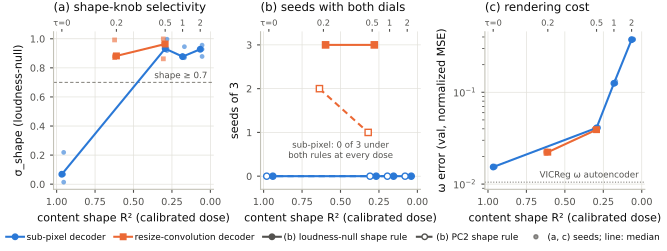

Generate this figure with Python:
"""Figure 6 (exploratory, E): the shape-noise dose with both decoders. Shape selectivity of the loudness-null
direction, seeds with both dials, and rendering error, against the calibrated dose (content shape R²).

Sources: results/build/stepB.json.gz @ 5234145 (sub-pixel decoder, τ = 0, 0.5, 1, 2), stepC.json.gz @ f0f6c1f
(resize-convolution, τ = 0.5), stepD.json.gz @ 6a3420d (resize-convolution, τ = 0.2); calibrated doses from
results/build/stepB_calibration.md and stepD_calibration.md (as in dials/build_report_figure.py). The curve
mixes decoders: τ = 0, 1 and 2 exist only with the sub-pixel decoder.

    python results/paper/figures/fig6_dose.py
"""
import gzip
import json

import numpy as np
from matplotlib.lines import Line2D

from _common import BLUE, FULL_W, INK, INK2, MUTED, ORANGE, REPO, plt, save, style

DOSE = {0.0: 0.966, 0.2: 0.611, 0.5: 0.294, 1.0: 0.181, 2.0: 0.066}  # τ -> calibrated content shape R²
TAU_LABEL = {0.966: "0", 0.611: "0.2", 0.294: "0.5", 0.181: "1", 0.066: "2"}


def load(name):
    return json.load(gzip.open(REPO / "results" / "build" / name, "rt", encoding="utf-8"))["results"]


def main():
    sets = [("sub-pixel decoder", load("stepB.json.gz"), BLUE, "o", -1),
            ("resize-convolution decoder", {**load("stepD.json.gz"), **load("stepC.json.gz")}, ORANGE, "s", +1)]
    style()
    fig, axes = plt.subplots(1, 3, figsize=(FULL_W, 2.55), constrained_layout=True)
    for lab, res, col, mk, side in sets:
        taus = sorted(res, key=float)
        x = np.array([DOSE[float(t)] for t in taus])
        # (a) shape selectivity of the loudness-null direction
        for t, xx in zip(taus, x):
            ys = [r["shape"]["loudness-null"]["explore"]["sigma_shape"] for r in res[t]]
            axes[0].scatter([xx + side * 0.012] * len(ys), ys, color=col, marker=mk, s=12, alpha=0.6, linewidths=0, zorder=3)
        med = [np.median([r["shape"]["loudness-null"]["explore"]["sigma_shape"] for r in res[t]]) for t in taus]
        axes[0].plot(x, med, color=col, marker=mk, markersize=4, zorder=4)
        # (b) seeds with both dials, all criteria; rules dodged horizontally so lines never overlap
        for rule, ls, fill, off in (("loudness-null", "-", col, -0.02), ("PC2", (0, (3, 2)), "white", +0.02)):
            ys = [sum(bool(r["both"][rule]) for r in res[t]) for t in taus]
            axes[1].plot(x + off + side * 0.006, ys, color=col, ls=ls, marker=mk, markersize=4.5,
                         markerfacecolor=fill, markeredgecolor=col, zorder=4)
        # (c) rendering error
        for t, xx in zip(taus, x):
            ys = [r["rendering"]["omega"] for r in res[t]]
            axes[2].scatter([xx + side * 0.012] * len(ys), ys, color=col, marker=mk, s=12, alpha=0.6, linewidths=0, zorder=3)
        axes[2].plot(x, [np.median([r["rendering"]["omega"] for r in res[t]]) for t in taus], color=col, marker=mk,
                     markersize=4, zorder=4)
    axes[0].axhline(0.7, color=MUTED, lw=0.8, ls=(0, (3, 2)))
    axes[0].text(0.02, 0.715, "shape ≥ 0.7", fontsize=6.3, color=INK2, va="bottom", ha="right")
    axes[0].set_ylabel("σ_shape (loudness-null)")
    axes[0].set_title("(a) shape-knob selectivity", loc="left")
    axes[1].set_yticks([0, 1, 2, 3])
    axes[1].set_ylim(-0.3, 3.3)
    axes[1].set_ylabel("seeds of 3")
    axes[1].set_title("(b) seeds with both dials", loc="left")
    axes[1].text(0.5, 0.35, "sub-pixel: 0 of 3 under\nboth rules at every dose", fontsize=6.2, color=INK2,
                 ha="center", va="bottom")
    axes[2].axhline(0.0105, color=MUTED, lw=0.8, ls=(0, (1, 1.5)))
    axes[2].text(0.02, 0.0112, "VICReg ω autoencoder", fontsize=6.3, color=INK2, va="bottom", ha="right")
    axes[2].set_yscale("log")
    axes[2].set_ylabel("ω error (val, normalized MSE)")
    axes[2].set_title("(c) rendering cost", loc="left")
    for ax in axes:
        ax.set_xlim(1.02, -0.02)  # less shape in the content to the right
        ax.set_xlabel("content shape R² (calibrated dose)")
        top = ax.secondary_xaxis("top")
        top.set_xticks(list(TAU_LABEL), [f"τ={v}" if v == "0" else v for v in TAU_LABEL.values()], fontsize=6)
        top.tick_params(length=2, pad=1)
        top.spines["top"].set_visible(False)
    handles = [Line2D([], [], color=BLUE, marker="o", markersize=4, label="sub-pixel decoder"),
               Line2D([], [], color=ORANGE, marker="s", markersize=4, label="resize-convolution decoder"),
               Line2D([], [], color=INK2, marker="o", markersize=4, label="(b) loudness-null shape rule"),
               Line2D([], [], color=INK2, ls=(0, (3, 2)), marker="o", markerfacecolor="white", markersize=4,
                      label="(b) PC2 shape rule"),
               Line2D([], [], color=INK2, marker="o", ls="none", alpha=0.6, markersize=3, label="(a, c) seeds; line: median")]
    fig.legend(handles=handles, loc="outside lower center", ncol=5, fontsize=6.4, handletextpad=0.3, columnspacing=1.0)
    save(fig, "fig6_dose")


if __name__ == "__main__":
    main()
